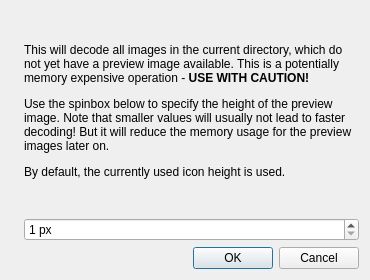
<?xml version="1.0" encoding="UTF-8"?>
<ui version="4.0">
 <class>PreviewAllImagesDialog</class>
 <widget class="QDialog" name="PreviewAllImagesDialog">
  <property name="geometry">
   <rect>
    <x>0</x>
    <y>0</y>
    <width>370</width>
    <height>280</height>
   </rect>
  </property>
  <property name="windowTitle">
   <string>Dialog</string>
  </property>
  <layout class="QVBoxLayout" name="verticalLayout_2">
   <item>
    <layout class="QHBoxLayout" name="horizontalLayout">
     <item>
      <widget class="QLabel" name="icon">
       <property name="text">
        <string/>
       </property>
      </widget>
     </item>
     <item>
      <layout class="QVBoxLayout" name="verticalLayout">
       <item>
        <widget class="QLabel" name="label">
         <property name="sizePolicy">
          <sizepolicy hsizetype="MinimumExpanding" vsizetype="MinimumExpanding">
           <horstretch>0</horstretch>
           <verstretch>0</verstretch>
          </sizepolicy>
         </property>
         <property name="text">
          <string>&lt;html&gt;&lt;head/&gt;&lt;body&gt;&lt;p&gt;This will decode all images in the current directory, which do not yet have a preview image available. This is a potentially memory expensive operation - &lt;span style=&quot; font-weight:600;&quot;&gt;USE WITH CAUTION!&lt;/span&gt;&lt;/p&gt;&lt;p&gt;Use the spinbox below to specify the height of the preview image. Note that smaller values will usually not lead to faster decoding! But it will reduce the memory usage for the preview images later on.&lt;/p&gt;&lt;p&gt;By default, the currently used icon height is used.&lt;/p&gt;&lt;/body&gt;&lt;/html&gt;</string>
         </property>
         <property name="wordWrap">
          <bool>true</bool>
         </property>
         <property name="textInteractionFlags">
          <set>Qt::LinksAccessibleByMouse|Qt::TextSelectableByMouse</set>
         </property>
        </widget>
       </item>
       <item>
        <widget class="QSpinBox" name="spinBoxImageHeight">
         <property name="suffix">
          <string> px</string>
         </property>
         <property name="minimum">
          <number>1</number>
         </property>
         <property name="maximum">
          <number>4096</number>
         </property>
         <property name="singleStep">
          <number>50</number>
         </property>
        </widget>
       </item>
      </layout>
     </item>
    </layout>
   </item>
   <item>
    <widget class="QDialogButtonBox" name="buttonBox">
     <property name="orientation">
      <enum>Qt::Horizontal</enum>
     </property>
     <property name="standardButtons">
      <set>QDialogButtonBox::Cancel|QDialogButtonBox::Ok</set>
     </property>
    </widget>
   </item>
  </layout>
 </widget>
 <resources/>
 <connections>
  <connection>
   <sender>buttonBox</sender>
   <signal>accepted()</signal>
   <receiver>PreviewAllImagesDialog</receiver>
   <slot>accept()</slot>
   <hints>
    <hint type="sourcelabel">
     <x>248</x>
     <y>254</y>
    </hint>
    <hint type="destinationlabel">
     <x>157</x>
     <y>274</y>
    </hint>
   </hints>
  </connection>
  <connection>
   <sender>buttonBox</sender>
   <signal>rejected()</signal>
   <receiver>PreviewAllImagesDialog</receiver>
   <slot>reject()</slot>
   <hints>
    <hint type="sourcelabel">
     <x>316</x>
     <y>260</y>
    </hint>
    <hint type="destinationlabel">
     <x>286</x>
     <y>274</y>
    </hint>
   </hints>
  </connection>
 </connections>
</ui>
